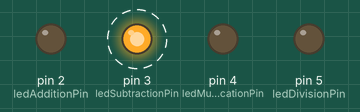
The sketch below on a simulated Arduino Uno, built with avr-gcc and run on an emulated ATmega328P. Shown: output pins drawn as LEDs (lit = HIGH). Dashed ring = blinking.

Above: at 0.5 s.
Timing chart, 0 to 4.6 s (numbered marks = the images above):
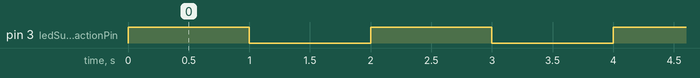

The sketch:

Subtraction.ino
```cpp
int ledAdditionPin = 2;
int ledSubtractionPin = 3;
int ledMultiplicationPin = 4;
int ledDivisionPin = 5;
int value = 1;

void setup() {
  pinMode(ledAdditionPin, OUTPUT);
  pinMode(ledSubtractionPin, OUTPUT);
  pinMode(ledMultiplicationPin, OUTPUT);
  pinMode(ledDivisionPin, OUTPUT);
}

void loop() {
  value--;
  digitalWrite(ledSubtractionPin, HIGH);
  delay(1000);
  digitalWrite(ledSubtractionPin, LOW);
  delay(1000);
}
```

Measured:
- by itself, pin 3 (ledSubtractionPin): alternates HIGH for 1.0 s and LOW for 1.0 s
